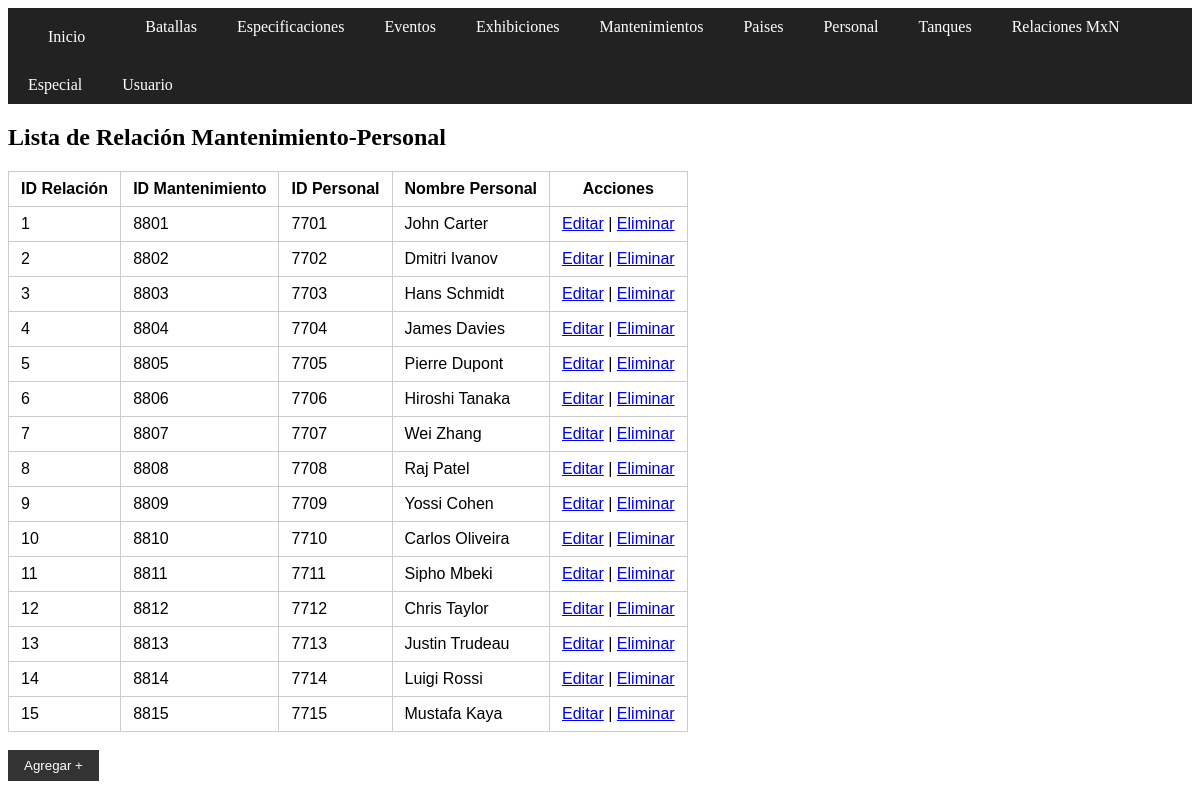
Page /mantenimiento_personal/read.php on the earlier database version.
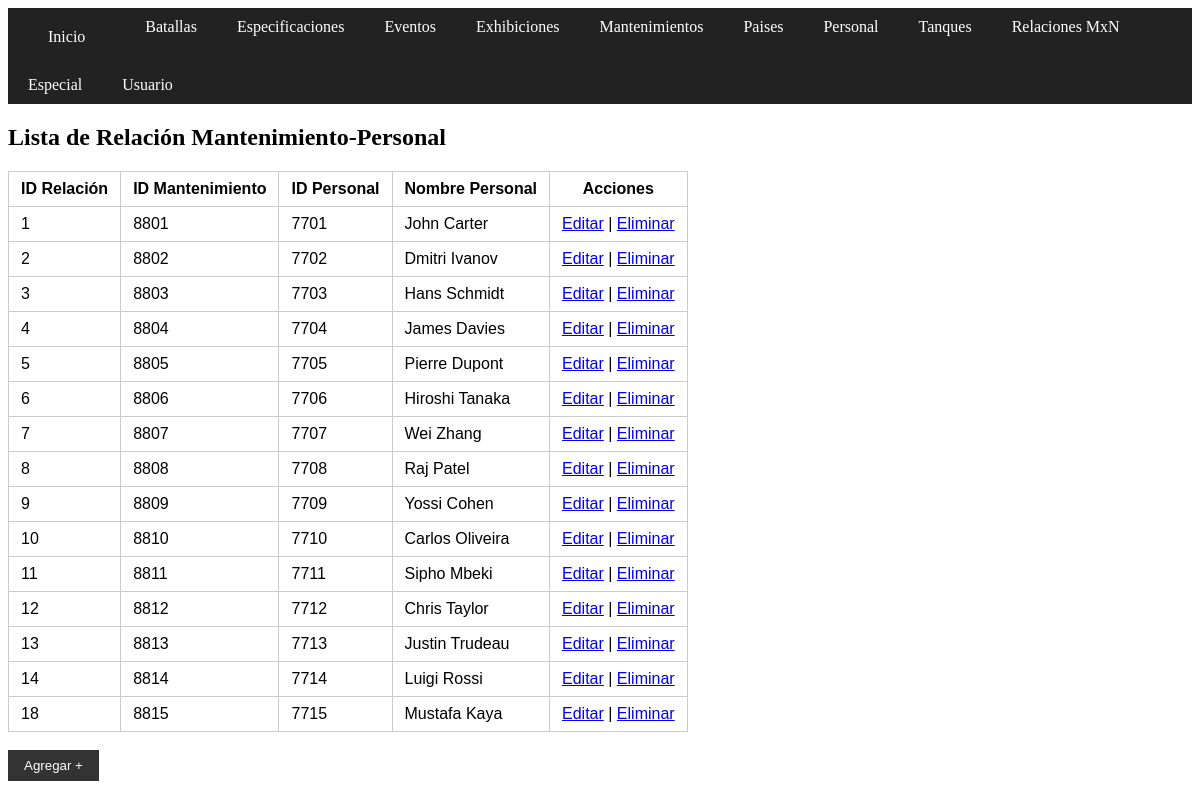
Same page on the later database version.
### tables this page shows
CREATE TABLE `mantenimiento_personal` (
  `id_MP` int(11) NOT NULL AUTO_INCREMENT,
  `id_mantenimiento` int(11) DEFAULT NULL,
  `id_personal` int(11) DEFAULT NULL,
  PRIMARY KEY (`id_MP`),
  KEY `mantenimiento_personal_ibfk_2` (`id_personal`),
  KEY `mantenimiento_personal_ibfk_1` (`id_mantenimiento`),
  CONSTRAINT `mantenimiento_personal_ibfk_1` FOREIGN KEY (`id_mantenimiento`) REFERENCES `mantenimientos` (`id_mantenimiento`),
  CONSTRAINT `mantenimiento_personal_ibfk_2` FOREIGN KEY (`id_personal`) REFERENCES `personal` (`id_personal`)
);

CREATE TABLE `personal` (
  `id_personal` int(11) NOT NULL AUTO_INCREMENT,
  `nombre_personal` text DEFAULT NULL,
  `puesto` text DEFAULT NULL,
  `num_tel` int(11) DEFAULT NULL,
  PRIMARY KEY (`id_personal`)
);

### mantenimiento_personal/read.php (the view, shortened to what this page needs)
<?php
include_once "../config.php";
$sql = "SELECT * FROM mantenimiento_personal  JOIN personal ON mantenimiento_personal.id_personal = personal.id_personal ORDER BY id_MP";
$result = $conn->query($sql);
?>
<!DOCTYPE html>
<html>
<head>
    <link rel="stylesheet" href="../estilos.css">
</head>
<body>
<?php include "../menu.php"; ?>
<h2>Lista de Relación Mantenimiento-Personal</h2>
<table>
    <tr>
        <th>ID Relación</th>
        <th>ID Mantenimiento</th>
        <th>ID Personal</th>
        <th>Nombre Personal</th>
        <th>Acciones</th>
    </tr>
    <?php while($row = $result->fetch_assoc()): ?>
    <tr>
        <td><?= $row['id_MP'] ?></td>
        <td><?= $row['id_mantenimiento'] ?></td>
        <td><?= $row['id_personal'] ?></td>
        <td><?= htmlspecialchars($row['nombre_personal']) ?></td>
        <td>
            <a href="update.php?id=<?= $row['id_MP'] ?>">Editar</a> |
            <a href="delete.php?id=<?= $row['id_MP'] ?>" onclick="return confirm('¿Seguro que deseas borrar esta relación?')">Eliminar</a>
        </td>
    </tr>
    <?php endwhile; ?>
</table> <br>
<form><input type="submit" value="Agregar +" formaction="create.php"></form>
</body>
</html>

Differences in the rows shown:
removed mantenimiento_personal: id_MP "15", id_mantenimiento "8815", id_personal.id_personal "7715", id_personal.nombre_personal "Mustafa Kaya"
added mantenimiento_personal: id_MP "18", id_mantenimiento "8815", id_personal.id_personal "7715", id_personal.nombre_personal "Mustafa Kaya"
